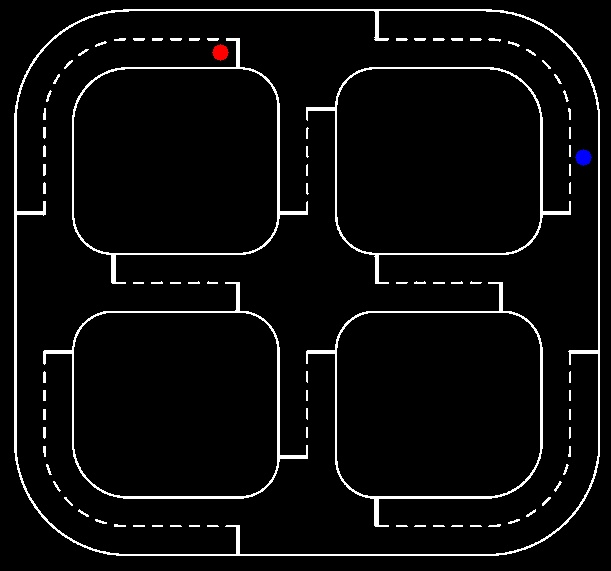
#> input picture computer_vision_practice/zadacha_2/images/01e1c9cf-8ade-455b-bbc6-e404413cbc04.jpg, 611 x 571 px, given in place of c5f50a5c-ab87-4675-9e42-81c59f57e082.jpg, which was not available
$ python main.py
#> lines starting #> are read from the running program, lines starting #| are printed output that depends on the picture; after the words box and inside, x2 and y2 are one past the last pixel; in counts of white or black regions, pixels touching at a corner belong together; pictures that were not available may be replaced by others from this repository, and a replacement may not be noted
### computer_vision_practice/zadacha_2/eval.py
import cv2
import numpy as np

class Node:
    def __init__(self, name=None):
        self.name = name
        self.connections = []

    def add_connection(self, node: 'Node',con_len:int):
        self.connections.append((node, con_len))

    def __str__(self):
        return str(self.name)

class Way:
    def __init__(self, start_node: Node):
        self.start_node = start_node

        self.nodes = [start_node]
        self.len = 0

    @property
    def last_node(self):
        return self.nodes[-1]

    def add_node(self, node: Node, length: int):
        self.nodes.append(node)
        self.len += length

    def copy(self) -> 'Way':
        new_way = Way(self.start_node)
        new_way.nodes = self.nodes.copy()
        new_way.len = self.len
        return new_way
    def __str__(self):
        return ' -> '.join(map(str, self.nodes))

 # CROSS #1
cross1_r_in = Node(1)
cross1_b_in = Node(1)
cross1_l_in = Node(1)

cross1_r_out = Node('cross1_r_out')
cross1_b_out = Node('cross1_b_out')
cross1_l_out = Node('cross1_l_out')

cross1_r_in.add_connection(cross1_b_out, 14)
cross1_r_in.add_connection(cross1_l_out, 13)

cross1_l_in.add_connection(cross1_b_out, 9)
cross1_l_in.add_connection(cross1_r_out, 13)

cross1_b_in.add_connection(cross1_r_out, 9)
cross1_b_in.add_connection(cross1_l_out, 14)

# CROSS #2
cross2_r_in = Node(2)
cross2_b_in = Node(2)
cross2_t_in = Node(2)

cross2_r_out = Node('cross2_r_out')
cross2_b_out = Node('cross2_b_out')
cross2_t_out = Node('cross2_t_out')

cross2_r_in.add_connection(cross2_b_out, 14)
cross2_r_in.add_connection(cross2_t_out, 9)

cross2_b_in.add_connection(cross2_t_out, 13)
cross2_b_in.add_connection(cross2_r_out, 9)

cross2_t_in.add_connection(cross2_b_out, 13)
cross2_t_in.add_connection(cross2_r_out, 14)

# CROSS #3
cross3_l_in = Node(3)
cross3_r_in = Node(3)
cross3_b_in = Node(3)
cross3_t_in = Node(3)

cross3_l_out= Node('cross3_l_out')
cross3_r_out = Node('cross3_r_out')
cross3_b_out= Node('cross3_b_out')
cross3_t_out= Node('cross3_t_out')

cross3_l_in.add_connection(cross3_r_out, 13)
cross3_l_in.add_connection(cross3_t_out,14)
cross3_l_in.add_connection(cross3_b_out,9)

cross3_r_in.add_connection(cross3_l_out, 13)
cross3_r_in.add_connection(cross3_t_out,9)
cross3_r_in.add_connection(cross3_b_out,14 )

cross3_b_in.add_connection(cross3_r_out,9)
cross3_b_in.add_connection(cross3_t_out,13)
cross3_b_in.add_connection(cross3_l_out, 14)

cross3_t_in.add_connection(cross3_r_out, 14)
cross3_t_in.add_connection(cross3_l_out, 9)
cross3_t_in.add_connection(cross3_b_out,13)


 # CROSS #4
cross4_l_in= Node(4)
cross4_b_in= Node(4)
cross4_t_in= Node(4)

cross4_l_out= Node('cross4_l_out')
cross4_b_out= Node('cross4_b_out')
cross4_t_out= Node('cross4_t_out')

cross4_l_in.add_connection(cross4_b_out,9)
cross4_l_in.add_connection(cross4_t_out, 14)

cross4_b_in.add_connection(cross4_t_out, 13)
cross4_b_in.add_connection(cross4_l_out, 14)

cross4_t_in.add_connection(cross4_b_out, 13)
cross4_t_in.add_connection(cross4_l_out,9)

 # CROSS #5
cross5_l_in= Node(5)
cross5_r_in= Node(5)
cross5_t_in= Node(5)

cross5_l_out= Node('cross5_l_out')
cross5_r_out= Node('cross5_r_out')
cross5_t_out= Node('cross5_t_out')

cross5_l_in.add_connection(cross5_r_out, 13)
cross5_l_in.add_connection(cross5_t_out, 14)

cross5_r_in.add_connection(cross5_l_out, 13)
cross5_r_in.add_connection(cross5_t_out,9)

cross5_t_in.add_connection(cross5_r_out, 14)
cross5_t_in.add_connection(cross5_l_out,9)

 # CONNECTIONS BETWEEN CROSSES

cross1_l_out.add_connection(cross2_t_in, 33)
cross1_r_out.add_connection(cross4_t_in, 28)
cross1_b_out.add_connection(cross3_t_in, 10)

cross2_t_out.add_connection(cross1_l_in, 28)
cross2_r_out.add_connection(cross3_l_in, 12)
cross2_b_out.add_connection(cross5_l_in, 33)

cross3_l_out.add_connection(cross2_r_in, 12)
cross3_r_out.add_connection(cross4_l_in, 12)
cross3_b_out.add_connection(cross5_t_in, 10)
cross3_t_out.add_connection(cross1_b_in, 10)

cross4_l_out.add_connection(cross3_r_in, 12)
cross4_t_out.add_connection(cross1_r_in, 33)
cross4_b_out.add_connection(cross5_r_in, 28)

cross5_l_out.add_connection(cross2_b_in, 28)
cross5_r_out.add_connection(cross4_b_in, 33)
cross5_t_out.add_connection(cross3_b_in, 10)

road_radius = 27

vertical_roads = {
 'top_left': [44, 106, 215],
 'top_middle': [307, 106, 215],
 'top_right': [570, 106, 215],
 'bottom_left': [44, 350, 459],
 'bottom_middle': [307, 350, 459],
 'bottom_right': [570, 350, 459]
 }

horizontal_roads = {
 'left_top': [39, 111, 240],
 'left_middle': [283, 111, 240],
 'left_bottom': [526, 111, 240],
 'right_top': [39, 375, 503],
 'right_middle': [283, 375, 503],
 'right_bottom': [526, 375, 503]
 }


def get_start_point_coordinates(img):
    blue = cv2.inRange(img, (50, 0, 0), (255, 0, 0))

    x = np.nonzero(np.argmax(blue, axis=0))[0]
    y = np.nonzero(np.argmax(blue, axis=1))[0]
    start_x = int(sum(x) / len(x))
    start_y = int(sum(y) / len(y))

    return start_x, start_y


def get_end_point_coordinates(img):
    red = cv2.inRange(img, (0, 0, 50), (0, 0, 255))

    x = np.nonzero(np.argmax(red, axis=0))[0]
    y = np.nonzero(np.argmax(red, axis=1))[0]
    end_x = int(sum(x) / len(x))
    end_y = int(sum(y) / len(y))


    return end_x, end_y


def check_on_the_same_road(start_road_name, end_road_name, start_direction, end_direction, start_x, start_y, end_x, end_y, start_road_type, end_road_type):

 # check if on the same road pointing the same direction
    if start_road_name == end_road_name and start_direction == end_direction:
        if start_road_type == 'vertical':
            if start_direction == 'up':
                if start_y > end_y: # start point should be downer
                    print('No need to move to cross')
                    return True
            else:
                if start_y < end_y: # start point should be upper
                    print('No need to move to cross')
                    return True
        else:
            if start_direction == 'right':
                if start_x < end_x:
                    print('No need to move to cross')
                    return True
            else:
                if start_x > end_x:
                    print('No need to move to cross')
                    return True

 # check if points on the turn
    conditions = []
    # TOP LEFT TURN
    conditions.append(all([start_road_name == 'left_top',
    start_direction == 'left',
    end_road_name == 'top_left',
    end_direction == 'down']))
    conditions.append(all([start_road_name == 'top_left',
    start_direction == 'up',
    end_road_name == 'left_top',
    end_direction == 'right']))

    # TOP RIGHT TURN
    conditions.append(all([start_road_name == 'right_top',
    start_direction == 'right',
    end_road_name == 'top_right',
    end_direction == 'down']))
    conditions.append(all([start_road_name == 'top_right',
    start_direction == 'up',
    end_road_name == 'right_top',
    end_direction == 'left']))

    # BOTTOM LEFT TURN
    conditions.append(all([start_road_name == 'left_bottom',
    start_direction == 'left',
    end_road_name == 'bottom_left',
    end_direction == 'up']))
    conditions.append(all([start_road_name == 'bottom_left',
    start_direction == 'down',
    end_road_name == 'left_bottom',
    end_direction == 'right']))


    # BOTTOM RIGHT TURN
    conditions.append(all([start_road_name == 'right_bottom',
    start_direction == 'right',
    end_road_name == 'bottom_right',
    end_direction == 'up']))
    conditions.append(all([start_road_name == 'bottom_right',
    start_direction == 'down',
    end_road_name == 'right_bottom',
    end_direction == 'left']))

    if any(conditions):
        print('No need for CROSS!')
        return True

    return False


def find_the_shortest_way(image) -> list:
    """
    Функция для нахождения кратчайшего маршрута из точки A (синяя точка) в точку B
    ,→ (красная точка).

    Входные данные: изображение (bgr), прочитано cv2.imread
    Выходные данные: список из пройденных перекрестков:
    [1, 2, 3, 4, 5], где 1, 2, 3, 4, 5 - перекрёстки, которые необходимо
    ,→ преодолеть
    Всего есть 5 перекрёстков, которые можно проехать.

    Примеры вывода:
    [4, 5, 3] - проехать через перекрестки 4, 5, 3

    [4] - преодолеть перекресток 4

    [] - перекрёстки пересекать не требуется
    """
        # Алгоритм проверки будет вызывать функцию find_the_shortest_way,
        # остальные функции должны вызываться из неё.

    start_x, start_y = get_start_point_coordinates(image)
    end_x, end_y = get_end_point_coordinates(image)

    cv2.circle(image, (start_x, start_y), 20, (0, 255, 0), 1)
    cv2.circle(image, (end_x, end_y), 20, (0, 255, 0), 1)

    print(start_x, start_y)
    print(end_x, end_y)

    for road_name, (road_x, road_start, road_end) in vertical_roads.items():
        cv2.rectangle(image, (road_x-road_radius, road_start), (road_x+road_radius, road_end), (255, 0, 0), 2)

        if road_x - road_radius <= start_x <= road_x + road_radius and road_start <= start_y <= road_end:
            start_road_type = 'vertical'
            start_road_name = road_name
            if start_x > road_x:
                start_direction = 'up'
            else:
                start_direction = 'down'


        if road_x - road_radius <= end_x <= road_x + road_radius and road_start <= end_y <= road_end:
            end_road_type = 'vertical'
            end_road_name = road_name
            if end_x > road_x:
                end_direction = 'up'
            else:
                end_direction = 'down'

    # cv2.imshow('img', img)
    # cv2.waitKey(0)

    for road_name, (road_y, road_start, road_end) in horizontal_roads.items():
    # cv2.rectangle(img, (road_start, road_y-road_radius), (road_end, road_y+road_radius), (255, 0, 0), 2)

        if road_y - road_radius <= start_y <= road_y + road_radius and road_start <= start_x <= road_end:
            start_road_type = 'horizontal'
            start_road_name = road_name
            if start_y > road_y:
                start_direction = 'right'
            else:
                start_direction = 'left'

        if road_y - road_radius <= end_y <= road_y + road_radius and road_start <= end_x <= road_end:
            end_road_type = 'horizontal'
            end_road_name = road_name
            if end_y > road_y:
                end_direction = 'right'
            else:
                end_direction = 'left'

    print(f"[START] Start point {start_x, start_y} is on {start_road_type} {start_road_name} road pointing {start_direction}")
    print(f"[END] End point {end_x, end_y} is on{end_road_type} {end_road_name} road pointing {end_direction}")

    if check_on_the_same_road(start_road_name, end_road_name, start_direction, end_direction, start_x, start_y, end_x,
    end_y, start_road_type, end_road_type):
        return []

    # CREATE START NODE
    start_node = Node("START")
    # vertical roads
    if start_road_name == 'top_left':
        if start_direction == 'up':
            start_node.add_connection(cross1_l_in, 23)
        else:
            start_node.add_connection(cross2_t_in, 5)

    elif start_road_name == 'top_middle':
        if start_direction == 'up':
            start_node.add_connection(cross1_b_in, 5)
        else:
            start_node.add_connection(cross3_t_in, 5)


    elif start_road_name == 'top_right':
        if start_direction == 'up':
            start_node.add_connection(cross1_r_in, 28)
        else:
            start_node.add_connection(cross4_t_in, 5)

    elif start_road_name == 'bottom_left':
        if start_direction == 'up':
            start_node.add_connection(cross2_b_in, 5)
        else:
            start_node.add_connection(cross5_l_in, 28)

    elif start_road_name == 'bottom_middle':
        if start_direction == 'up':
            start_node.add_connection(cross3_b_in, 5)
        else:
            start_node.add_connection(cross5_t_in, 5)

    elif start_road_name == 'bottom_right':
        if start_direction == 'up':
            start_node.add_connection(cross4_b_in, 5)
        else:
            start_node.add_connection(cross5_r_in, 23)

    # horizontal roads
    elif start_road_name == 'left_top':
        if start_direction == 'right':
            start_node.add_connection(cross1_l_in, 5)
        else:
            start_node.add_connection(cross2_t_in, 28)

    elif start_road_name == 'left_middle':
        if start_direction == 'right':
            start_node.add_connection(cross3_l_in, 5)
        else:
            start_node.add_connection(cross2_r_in, 5)

    elif start_road_name == 'left_bottom':
        if start_direction == 'right':
            start_node.add_connection(cross5_l_in, 5)
        else:
            start_node.add_connection(cross2_b_in, 23)

    elif start_road_name == 'right_top':
        if start_direction == 'right':
            start_node.add_connection(cross4_t_in, 23)
        else:
            start_node.add_connection(cross1_r_in, 5)

    elif start_road_name == 'right_middle':
        if start_direction == 'right':
            start_node.add_connection(cross4_l_in, 5)
        else:
            start_node.add_connection(cross3_r_in, 5)

    elif start_road_name == 'right_bottom':
        if start_direction == 'right':
            start_node.add_connection(cross4_b_in, 28)
        else:
            start_node.add_connection(cross5_r_in, 5)


    # CREATE END NODE
    end_node = Node("END")
    # VERTICAL
    if end_road_name == 'top_left':
        if end_direction == 'up':
            cross2_t_out.add_connection(end_node, 5)
        else:
            cross1_l_out.add_connection(end_node, 28)

    elif end_road_name == 'top_middle':
        if end_direction == 'up':
            cross3_t_out.add_connection(end_node, 5)
        else:
            cross1_b_out.add_connection(end_node, 5)

    elif end_road_name == 'top_right':
        if end_direction == 'up':
            cross4_t_out.add_connection(end_node, 5)
        else:
            cross1_r_out.add_connection(end_node, 23)

    elif end_road_name == 'bottom_left':
        if end_direction == 'down':
            cross2_b_out.add_connection(end_node, 5)
        else:
            cross5_l_out.add_connection(end_node, 23)

    elif end_road_name == 'bottom_middle':
        if end_direction == 'down':
            cross3_b_out.add_connection(end_node, 5)
        else:
                cross5_t_out.add_connection(end_node, 5)

    elif end_road_name == 'bottom_right':
        if end_direction == 'down':
            cross4_b_out.add_connection(end_node, 5)
        else:
            cross5_r_out.add_connection(end_node, 28)

    # HORIZONTAL
    elif end_road_name == 'left_top':
        if end_direction == 'right':
            cross2_t_out.add_connection(end_node, 23)
        else:
            cross1_l_out.add_connection(end_node, 5)

    elif end_road_name == 'left_middle':
        if end_direction == 'right':
            cross2_r_out.add_connection(end_node, 5)
        else:
            cross3_l_out.add_connection(end_node, 5)

    elif end_road_name == 'left_bottom':
        if end_direction == 'right':
            cross2_b_out.add_connection(end_node, 28)
        else:
            cross5_l_out.add_connection(end_node, 5)

    elif end_road_name == 'right_top':

        if end_direction == 'right':
            cross1_r_out.add_connection(end_node, 5)
        else:
            cross4_t_out.add_connection(end_node, 28)

    elif end_road_name == 'right_middle':
        if end_direction == 'right':
            cross3_r_out.add_connection(end_node, 5)
        else:
            cross4_l_out.add_connection(end_node, 5)

    elif end_road_name == 'right_bottom':
        if end_direction == 'right':
            cross5_r_out.add_connection(end_node, 5)
        else:
            cross4_b_out.add_connection(end_node, 23)

    ways = [Way(start_node)]
    best_way = None
    best_way_len = 0

    run = True

    while run:
        new_ways = []
        shorter_ways = False
        shorter_ways_lst = []
        for way in ways:
            for next_node, length in way.last_node.connections:
                if next_node == end_node:
                    if best_way:
                        way.add_node(next_node, length)
                        if way.len == best_way.len:
                            print('EQUAL WAYS!!!!')
                            print("[best_way]", best_way.len, best_way)
                            print("[cur_way]", way.len, way)
                            open('equal_ways.txt', 'w').close()

                        if way.len < best_way.len:
                            best_way = way
                            best_way_len = way.len
                            print("[New BEST!]", way.len, way)
                    else:
                        way.add_node(next_node, length)
                        best_way = way
                        best_way_len = way.len
                        shorter_ways = True
                    print("[Reach the End!]", way.len, way)
                else:
                    way_copy = way.copy()
                    way_copy.add_node(next_node, length)
                    new_ways.append(way_copy)
                    if best_way:
                        if way_copy.len < best_way_len:
                            shorter_ways = True
                            shorter_ways_lst.append(way)

        if best_way:
            print("[BEST NODE]", best_way.len, best_way)
            print('shorter ways =', shorter_ways)
            for way in shorter_ways_lst:
                print(way.len, way)

                print("-" * 60)

        if best_way and not shorter_ways:
            break
        ways = new_ways.copy()

    print(best_way, best_way.len)
    ans = []
    for node in best_way.nodes:
        if node.name in (1, 2, 3, 4, 5):
            ans.append(node.name)

    return ans

### computer_vision_practice/zadacha_2/main.py
# -*- coding: utf-8 -*-
"""
Файл служит для определения точности вашего алгоритма

Для получения оценки точности, запустите файл на исполнение
"""

import eval as submission
import cv2
import pandas as pd


def check_answer(expected, user_answer):
    return expected == user_answer


def main():
    csv_file = "computer_vision_practice/zadacha_2/annotations.csv"
    data = pd.read_csv(csv_file, sep=';')
#> (reads computer_vision_practice/zadacha_2/annotations.csv from the repository)
    data = data.sample(frac=1)

    correct = 0
    for i, row in enumerate(data.itertuples()):
        _, image_filename, right_answer = row

        right_answer = eval(right_answer)

        image = cv2.imread("computer_vision_practice/zadacha_2/" + image_filename)
#> image is the input picture: shape (571, 611, 3); mean B, G, R 11.9, 11.8, 11.9

        user_answer = submission.find_the_shortest_way(image)
#> in get_start_point_coordinates, `blue = cv2.inRange(img, (50, 0, 0), (255, 0, 0))`:
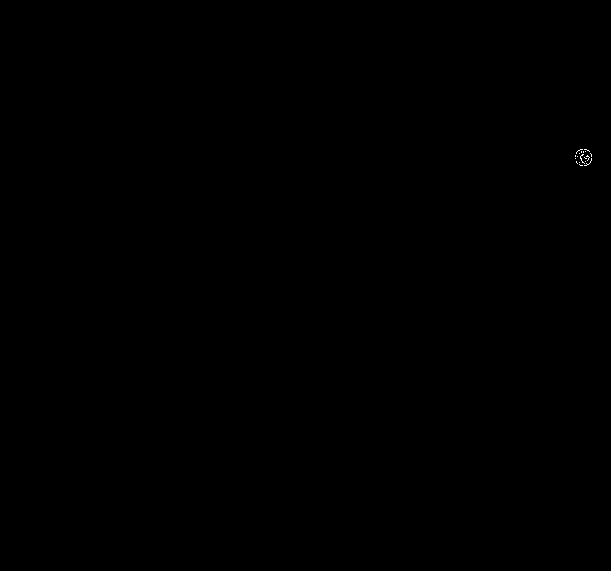
#> blue: shape (571, 611); 0.02% white in thin lines or dots, all inside (x1, y1, x2, y2) = (575, 149, 592, 166)
#> in get_start_point_coordinates, `x = np.nonzero(np.argmax(blue, axis=0))[0]`: x = 17 values from 575 to 591
#> in get_start_point_coordinates, `y = np.nonzero(np.argmax(blue, axis=1))[0]`: y = 17 values from 149 to 165
#> in get_start_point_coordinates, `start_x = int(sum(x) / len(x))`: start_x = 583
#> in get_start_point_coordinates, `start_y = int(sum(y) / len(y))`: start_y = 157
#> in find_the_shortest_way, `start_x, start_y = get_start_point_coordinates(image)`: start_x = 583; start_y = 157
#> in get_end_point_coordinates, `x = np.nonzero(np.argmax(red, axis=0))[0]`: x = 17 values from 212 to 228
#> in get_end_point_coordinates, `y = np.nonzero(np.argmax(red, axis=1))[0]`: y = [44, 45, 46, 47, 48, 49, 50, 51, 53, 54, 56, 58, 59, 60]
#> in get_end_point_coordinates, `end_x = int(sum(x) / len(x))`: end_x = 220
#> in get_end_point_coordinates, `end_y = int(sum(y) / len(y))`: end_y = 51
#> in find_the_shortest_way, `end_x, end_y = get_end_point_coordinates(image)`: end_x = 220; end_y = 51
#> in find_the_shortest_way, `cv2.circle(image, (end_x, end_y), 20, (0, 255, 0), 1)`:
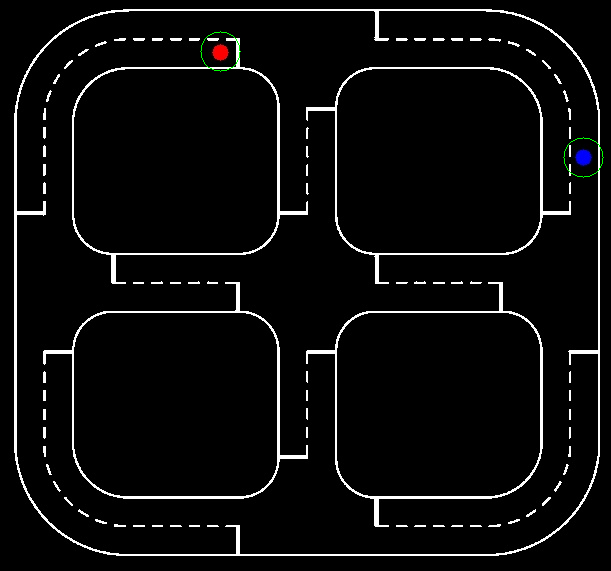
#> image: shape (571, 611, 3); mean B, G, R 11.9, 11.9, 11.9
#| 583 157
#| 220 51
#> after the loop in find_the_shortest_way, `for road_name, (road_x, road_start, road_end) in vertical_roads.items():`:
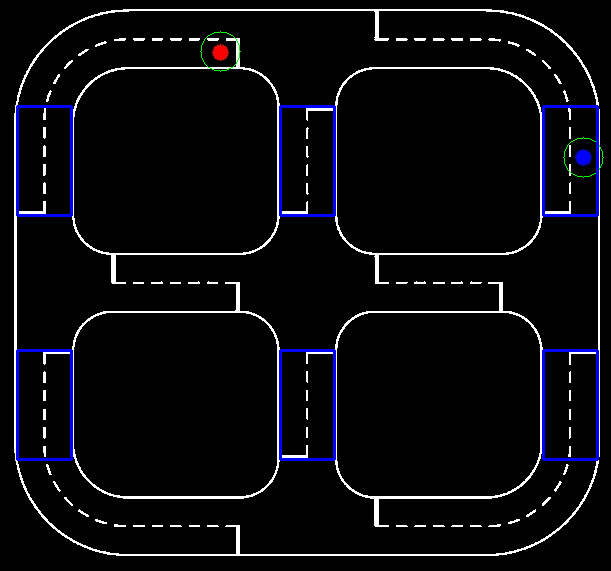
#> image: shape (571, 611, 3); 1.68% of pixels changed, all inside (x1, y1, x2, y2) = (16, 105, 599, 461)
#| [START] Start point (583, 157) is on vertical top_right road pointing up
#| [END] End point (220, 51) is onhorizontal left_top road pointing right
#> user_answer = [1, 3, 2]

        if check_answer(right_answer, user_answer):
            correct += 1
            print(image_filename, '- верно')
        else:
            print(image_filename, '- неверно')

    total_object = len(data.index)
    print(f"Из {total_object} изображений верно определено {correct}")

    score = round(correct / total_object, 2)
    print(f"Точность: {score}")


if __name__ == '__main__':
#> (the run stopped early here; a loop or call above may not have finished)
